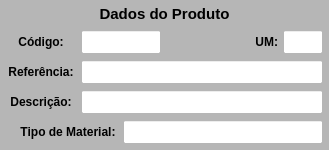
           <widget class="QWidget" name="widget_Cor1" native="true">
            <property name="sizePolicy">
             <sizepolicy hsizetype="Preferred" vsizetype="Preferred">
              <horstretch>0</horstretch>
              <verstretch>0</verstretch>
             </sizepolicy>
            </property>
            <property name="minimumSize">
             <size>
              <width>0</width>
              <height>150</height>
             </size>
            </property>
            <property name="maximumSize">
             <size>
              <width>16777215</width>
              <height>150</height>
             </size>
            </property>
            <property name="styleSheet">
             <string notr="true">background-color: rgb(182, 182, 182);</string>
            </property>
            <layout class="QVBoxLayout" name="verticalLayout_8">
             <property name="spacing">
              <number>1</number>
             </property>
             <property name="leftMargin">
              <number>1</number>
             </property>
             <property name="topMargin">
              <number>1</number>
             </property>
             <property name="rightMargin">
              <number>1</number>
             </property>
             <property name="bottomMargin">
              <number>3</number>
             </property>
             <item>
              <widget class="QWidget" name="widget_28" native="true">
               <property name="minimumSize">
                <size>
                 <width>0</width>
                 <height>25</height>
                </size>
               </property>
               <property name="maximumSize">
                <size>
                 <width>16777215</width>
                 <height>25</height>
                </size>
               </property>
               <property name="styleSheet">
                <string notr="true"/>
               </property>
               <layout class="QHBoxLayout" name="horizontalLayout_22">
                <property name="spacing">
                 <number>3</number>
                </property>
                <property name="leftMargin">
                 <number>3</number>
                </property>
                <property name="topMargin">
                 <number>3</number>
                </property>
                <property name="rightMargin">
                 <number>3</number>
                </property>
                <property name="bottomMargin">
                 <number>3</number>
                </property>
                <item>
                 <widget class="QLabel" name="label_53">
                  <property name="maximumSize">
                   <size>
                    <width>16777215</width>
                    <height>16777215</height>
                   </size>
                  </property>
                  <property name="font">
                   <font>
                    <pointsize>11</pointsize>
                    <weight>75</weight>
                    <bold>true</bold>
                   </font>
                  </property>
                  <property name="text">
                   <string>Dados do Produto</string>
                  </property>
                  <property name="alignment">
                   <set>Qt::AlignCenter</set>
                  </property>
                 </widget>
                </item>
               </layout>
              </widget>
             </item>
             <item>
              <widget class="QWidget" name="widget_29" native="true">
               <property name="minimumSize">
                <size>
                 <width>0</width>
                 <height>30</height>
                </size>
               </property>
               <property name="maximumSize">
                <size>
                 <width>16777215</width>
                 <height>30</height>
                </size>
               </property>
               <property name="styleSheet">
                <string notr="true"/>
               </property>
               <layout class="QHBoxLayout" name="horizontalLayout_25">
                <property name="spacing">
                 <number>5</number>
                </property>
                <property name="leftMargin">
                 <number>5</number>
                </property>
                <property name="topMargin">
                 <number>3</number>
                </property>
                <property name="rightMargin">
                 <number>5</number>
                </property>
                <property name="bottomMargin">
                 <number>3</number>
                </property>
                <item>
                 <widget class="QLabel" name="label_57">
                  <property name="minimumSize">
                   <size>
                    <width>70</width>
                    <height>0</height>
                   </size>
                  </property>
                  <property name="maximumSize">
                   <size>
                    <width>70</width>
                    <height>16777215</height>
                   </size>
                  </property>
                  <property name="font">
                   <font>
                    <pointsize>9</pointsize>
                    <weight>75</weight>
                    <bold>true</bold>
                   </font>
                  </property>
                  <property name="text">
                   <string>Código:</string>
                  </property>
                  <property name="alignment">
                   <set>Qt::AlignCenter</set>
                  </property>
                 </widget>
                </item>
                <item>
                 <widget class="QLineEdit" name="line_Codigo_Estrut">
                  <property name="sizePolicy">
                   <sizepolicy hsizetype="Preferred" vsizetype="Preferred">
                    <horstretch>0</horstretch>
                    <verstretch>0</verstretch>
                   </sizepolicy>
                  </property>
                  <property name="minimumSize">
                   <size>
                    <width>80</width>
                    <height>0</height>
                   </size>
                  </property>
                  <property name="maximumSize">
                   <size>
                    <width>80</width>
                    <height>16777215</height>
                   </size>
                  </property>
                  <property name="font">
                   <font>
                    <pointsize>9</pointsize>
                   </font>
                  </property>
                  <property name="styleSheet">
                   <string notr="true">background-color: rgb(255, 255, 255);</string>
                  </property>
                  <property name="alignment">
                   <set>Qt::AlignCenter</set>
                  </property>
                  <property name="placeholderText">
                   <string/>
                  </property>
                 </widget>
                </item>
                <item>
                 <widget class="QLabel" name="label_7">
                  <property name="text">
                   <string/>
                  </property>
                 </widget>
                </item>
                <item>
                 <widget class="QLabel" name="label_23">
                  <property name="minimumSize">
                   <size>
                    <width>30</width>
                    <height>0</height>
                   </size>
                  </property>
                  <property name="maximumSize">
                   <size>
                    <width>30</width>
                    <height>16777215</height>
                   </size>
                  </property>
                  <property name="font">
                   <font>
                    <pointsize>9</pointsize>
                    <weight>75</weight>
                    <bold>true</bold>
                   </font>
                  </property>
                  <property name="text">
                   <string>UM:</string>
                  </property>
                  <property name="alignment">
                   <set>Qt::AlignRight|Qt::AlignTrailing|Qt::AlignVCenter</set>
                  </property>
                 </widget>
                </item>
                <item>
                 <widget class="QLineEdit" name="line_UM_Estrut">
                  <property name="sizePolicy">
                   <sizepolicy hsizetype="Preferred" vsizetype="Preferred">
                    <horstretch>0</horstretch>
                    <verstretch>0</verstretch>
                   </sizepolicy>
                  </property>
                  <property name="minimumSize">
                   <size>
                    <width>40</width>
                    <height>0</height>
                   </size>
                  </property>
                  <property name="maximumSize">
                   <size>
                    <width>40</width>
                    <height>16777215</height>
                   </size>
                  </property>
                  <property name="font">
                   <font>
                    <pointsize>9</pointsize>
                   </font>
                  </property>
                  <property name="styleSheet">
                   <string notr="true">background-color: rgb(255, 255, 255);</string>
                  </property>
                  <property name="alignment">
                   <set>Qt::AlignCenter</set>
                  </property>
                 </widget>
                </item>
               </layout>
              </widget>
             </item>
             <item>
              <widget class="QWidget" name="widget_31" native="true">
               <property name="minimumSize">
                <size>
                 <width>0</width>
                 <height>30</height>
                </size>
               </property>
               <property name="maximumSize">
                <size>
                 <width>16777215</width>
                 <height>30</height>
                </size>
               </property>
               <property name="styleSheet">
                <string notr="true"/>
               </property>
               <layout class="QHBoxLayout" name="horizontalLayout_27">
                <property name="spacing">
                 <number>5</number>
                </property>
                <property name="leftMargin">
                 <number>5</number>
                </property>
                <property name="topMargin">
                 <number>3</number>
                </property>
                <property name="rightMargin">
                 <number>5</number>
                </property>
                <property name="bottomMargin">
                 <number>3</number>
                </property>
                <item>
                 <widget class="QLabel" name="label_58">
                  <property name="minimumSize">
                   <size>
                    <width>70</width>
                    <height>0</height>
                   </size>
                  </property>
                  <property name="maximumSize">
                   <size>
                    <width>70</width>
                    <height>16777215</height>
                   </size>
                  </property>
                  <property name="font">
                   <font>
                    <pointsize>9</pointsize>
                    <weight>75</weight>
                    <bold>true</bold>
                   </font>
                  </property>
                  <property name="text">
                   <string>Referência:</string>
                  </property>
                  <property name="alignment">
                   <set>Qt::AlignCenter</set>
                  </property>
                 </widget>
                </item>
                <item>
                 <widget class="QLineEdit" name="line_Referencia_Estrut">
                  <property name="sizePolicy">
                   <sizepolicy hsizetype="Preferred" vsizetype="Preferred">
                    <horstretch>0</horstretch>
                    <verstretch>0</verstretch>
                   </sizepolicy>
                  </property>
                  <property name="minimumSize">
                   <size>
                    <width>0</width>
                    <height>0</height>
                   </size>
                  </property>
                  <property name="maximumSize">
                   <size>
                    <width>16777215</width>
                    <height>16777215</height>
                   </size>
                  </property>
                  <property name="font">
                   <font>
                    <pointsize>9</pointsize>
                   </font>
                  </property>
                  <property name="cursor">
                   <cursorShape>IBeamCursor</cursorShape>
                  </property>
                  <property name="styleSheet">
                   <string notr="true">background-color: rgb(255, 255, 255);</string>
                  </property>
                  <property name="inputMask">
                   <string/>
                  </property>
                  <property name="text">
                   <string/>
                  </property>
                  <property name="maxLength">
                   <number>20</number>
                  </property>
                  <property name="frame">
                   <bool>true</bool>
                  </property>
                  <property name="echoMode">
                   <enum>QLineEdit::Normal</enum>
                  </property>
                  <property name="alignment">
                   <set>Qt::AlignLeading|Qt::AlignLeft|Qt::AlignVCenter</set>
                  </property>
                 </widget>
                </item>
               </layout>
              </widget>
             </item>
             <item>
              <widget class="QWidget" name="widget_30" native="true">
               <property name="minimumSize">
                <size>
                 <width>0</width>
                 <height>30</height>
                </size>
               </property>
               <property name="maximumSize">
                <size>
                 <width>16777215</width>
                 <height>30</height>
                </size>
               </property>
               <property name="styleSheet">
                <string notr="true"/>
               </property>
               <layout class="QHBoxLayout" name="horizontalLayout_26">
                <property name="spacing">
                 <number>5</number>
                </property>
                <property name="leftMargin">
                 <number>5</number>
                </property>
                <property name="topMargin">
                 <number>3</number>
                </property>
                <property name="rightMargin">
                 <number>5</number>
                </property>
                <property name="bottomMargin">
                 <number>3</number>
                </property>
                <item>
                 <widget class="QLabel" name="label_59">
                  <property name="minimumSize">
                   <size>
                    <width>70</width>
                    <height>0</height>
                   </size>
                  </property>
                  <property name="maximumSize">
                   <size>
                    <width>70</width>
                    <height>16777215</height>
                   </size>
                  </property>
                  <property name="font">
                   <font>
                    <pointsize>9</pointsize>
                    <weight>75</weight>
                    <bold>true</bold>
                   </font>
                  </property>
                  <property name="text">
                   <string>Descrição:</string>
                  </property>
                  <property name="alignment">
                   <set>Qt::AlignCenter</set>
                  </property>
                 </widget>
                </item>
                <item>
                 <widget class="QLineEdit" name="line_Descricao_Estrut">
                  <property name="sizePolicy">
                   <sizepolicy hsizetype="Preferred" vsizetype="Preferred">
                    <horstretch>0</horstretch>
                    <verstretch>0</verstretch>
                   </sizepolicy>
                  </property>
                  <property name="minimumSize">
                   <size>
                    <width>0</width>
                    <height>0</height>
                   </size>
                  </property>
                  <property name="maximumSize">
                   <size>
                    <width>16777215</width>
                    <height>16777215</height>
                   </size>
                  </property>
                  <property name="font">
                   <font>
                    <pointsize>9</pointsize>
                   </font>
                  </property>
                  <property name="styleSheet">
                   <string notr="true">background-color: rgb(255, 255, 255);</string>
                  </property>
                  <property name="alignment">
                   <set>Qt::AlignLeading|Qt::AlignLeft|Qt::AlignVCenter</set>
                  </property>
                 </widget>
                </item>
               </layout>
              </widget>
             </item>
             <item>
              <widget class="QWidget" name="widget_32" native="true">
               <property name="minimumSize">
                <size>
                 <width>0</width>
                 <height>30</height>
                </size>
               </property>
               <property name="maximumSize">
                <size>
                 <width>16777215</width>
                 <height>30</height>
                </size>
               </property>
               <property name="styleSheet">
                <string notr="true"/>
               </property>
               <layout class="QHBoxLayout" name="horizontalLayout_28">
                <property name="spacing">
                 <number>5</number>
                </property>
                <property name="leftMargin">
                 <number>5</number>
                </property>
                <property name="topMargin">
                 <number>3</number>
                </property>
                <property name="rightMargin">
                 <number>5</number>
                </property>
                <property name="bottomMargin">
                 <number>3</number>
                </property>
                <item>
                 <widget class="QLabel" name="label_2">
                  <property name="text">
                   <string/>
                  </property>
                 </widget>
                </item>
                <item>
                 <widget class="QLabel" name="label_61">
                  <property name="minimumSize">
                   <size>
                    <width>100</width>
                    <height>0</height>
                   </size>
                  </property>
                  <property name="maximumSize">
                   <size>
                    <width>100</width>
                    <height>16777215</height>
                   </size>
                  </property>
                  <property name="font">
                   <font>
                    <pointsize>9</pointsize>
                    <weight>75</weight>
                    <bold>true</bold>
                   </font>
                  </property>
                  <property name="text">
                   <string>Tipo de Material:</string>
                  </property>
                  <property name="alignment">
                   <set>Qt::AlignCenter</set>
                  </property>
                 </widget>
                </item>
                <item>
                 <widget class="QLineEdit" name="line_Tipo_Estrut">
                  <property name="sizePolicy">
                   <sizepolicy hsizetype="Preferred" vsizetype="Preferred">
                    <horstretch>0</horstretch>
                    <verstretch>0</verstretch>
                   </sizepolicy>
                  </property>
                  <property name="minimumSize">
                   <size>
                    <width>200</width>
                    <height>0</height>
                   </size>
                  </property>
                  <property name="maximumSize">
                   <size>
                    <width>200</width>
                    <height>16777215</height>
                   </size>
                  </property>
                  <property name="font">
                   <font>
                    <pointsize>9</pointsize>
                   </font>
                  </property>
                  <property name="styleSheet">
                   <string notr="true">background-color: rgb(255, 255, 255);</string>
                  </property>
                  <property name="alignment">
                   <set>Qt::AlignLeading|Qt::AlignLeft|Qt::AlignVCenter</set>
                  </property>
                 </widget>
                </item>
               </layout>
              </widget>
             </item>
            </layout>
           </widget>
